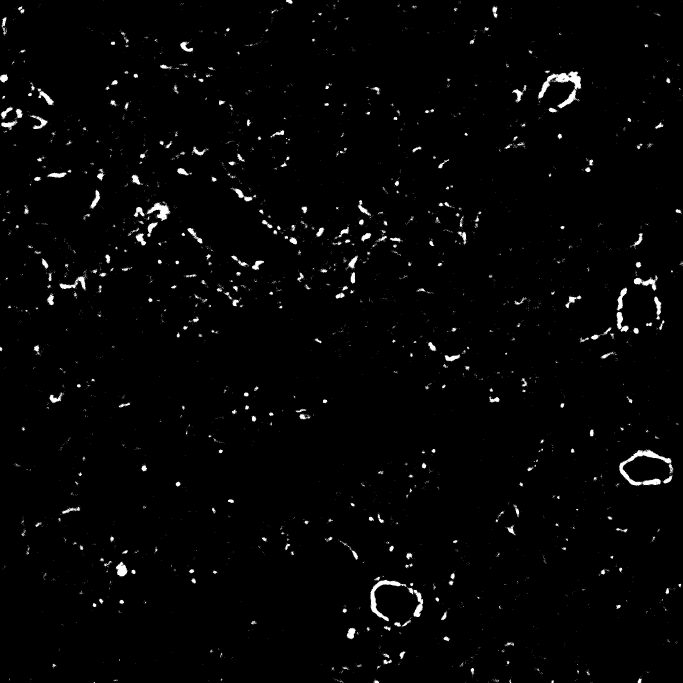
#> input picture chosen images/MASK_SK658 Slobe ch010147.jpg, 2048 x 2048 px, found by its file name (shown at 1/3 size)
$ python main_example.py
#> lines starting #> are read from the running program, lines starting #| are printed output that depends on the picture; after the words box and inside, x2 and y2 are one past the last pixel; in counts of white or black regions, pixels touching at a corner belong together
'''Module 3: count black and white pixels and compute the percentage of white pixels in a .jpg image and extrapolate points'''
try:
    from termcolor import colored
except ModuleNotFoundError:
    def colored(text, *_args, **_kwargs):
        return str(text)
try:
    import cv2
except ModuleNotFoundError as e:
    raise ModuleNotFoundError(
        "Missing dependency: OpenCV. Install it with:\n"
        "  pip install opencv-python\n"
        "If you're in Jupyter, run:\n"
        "  import sys; !{sys.executable} -m pip install opencv-python"
    ) from e
import numpy as np
import matplotlib.pyplot as plt
from scipy.interpolate import interp1d
import pandas as pd

# Load the images you want to analyze

filenames = [
    r"C:\Users\willm\OneDrive - University of Virginia\Will M\Undergraduate Research Courses-Grants\05_Spring_2026\Computational_Biomedical_BME_2315\Module-3-Fibrosis\chosen images\MASK_SK658 Slobe ch010147.jpg",
    r"C:\Users\willm\\OneDrive - University of Virginia\Will M\Undergraduate Research Courses-Grants\05_Spring_2026\Computational_Biomedical_BME_2315\Module-3-Fibrosis\chosen images\MASK_SK658 Slobe ch010149.jpg",
    r"C:\Users\willm\\OneDrive - University of Virginia\Will M\Undergraduate Research Courses-Grants\05_Spring_2026\Computational_Biomedical_BME_2315\Module-3-Fibrosis\chosen images\MASK_SK658 Slobe ch010156.jpg",
    r"C:\Users\willm\\OneDrive - University of Virginia\Will M\Undergraduate Research Courses-Grants\05_Spring_2026\Computational_Biomedical_BME_2315\Module-3-Fibrosis\chosen images\MASK_SK658 Slobe ch010157.jpg",
    r"C:\Users\willm\\OneDrive - University of Virginia\Will M\Undergraduate Research Courses-Grants\05_Spring_2026\Computational_Biomedical_BME_2315\Module-3-Fibrosis\chosen images\MASK_SK658 Slobe ch010158.jpg",
    r"C:\Users\willm\\OneDrive - University of Virginia\Will M\Undergraduate Research Courses-Grants\05_Spring_2026\Computational_Biomedical_BME_2315\Module-3-Fibrosis\chosen images\MASK_SK658 Slobe ch010159.jpg"
]

# Enter the depth of each image (in the same order that the images are listed above; you can find these in the .csv file provided to you which is tilted: "Filenames and Depths for Students")

depths = [
    3000,  # ch010147
    3350,  # ch010149
    330,   # ch010156
    750,   # ch010157
    920,   # ch010158
    860    # ch010159
]

# Make the lists that will be used

images = []
white_counts = []
black_counts = []
white_percents = []

# Build the list of all the images you are analyzing

for filename in filenames:
    img = cv2.imread(filename, cv2.IMREAD_GRAYSCALE)
#> img is the input picture: shape (2048, 2048); min 0, max 255, mean 4.9
    if img is None:
        raise FileNotFoundError(f"Could not read image file: {filename}")
    images.append(img)

# For each image (until the end of the list of images), calculate the number of black and white pixels and make a list that contains this information for each filename.

for x in range(len(filenames)):
    _, binary = cv2.threshold(images[x], 127, 255, cv2.THRESH_BINARY)

    white = cv2.countNonZero(binary)
    black = binary.size - white

    white_counts.append(white)
    black_counts.append(black)
#> this loop made 6 passes
#> pass 1, `_, binary = cv2.threshold(images[x], 127, 255, cv2.THRESH_BINARY)`:
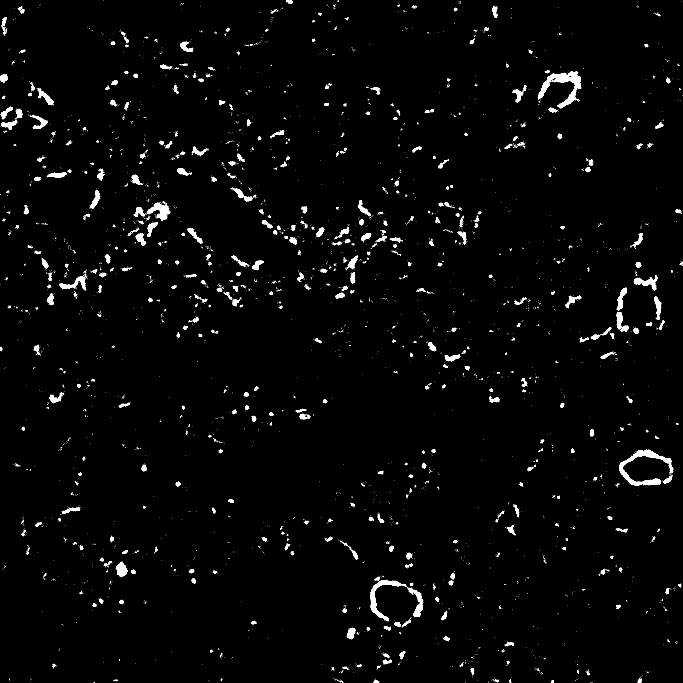
#> binary: shape (2048, 2048) (shown at 1/3 size); 1.9% white; 4950 white regions (4499 under 20 px), largest, box (x1, y1, x2, y2) and area: (1614, 213, 1744, 326) 4232, (1857, 1349, 2021, 1457) 4009, (1111, 1739, 1220, 1864) 2529
#> pass 2, `_, binary = cv2.threshold(images[x], 127, 255, cv2.THRESH_BINARY)`:
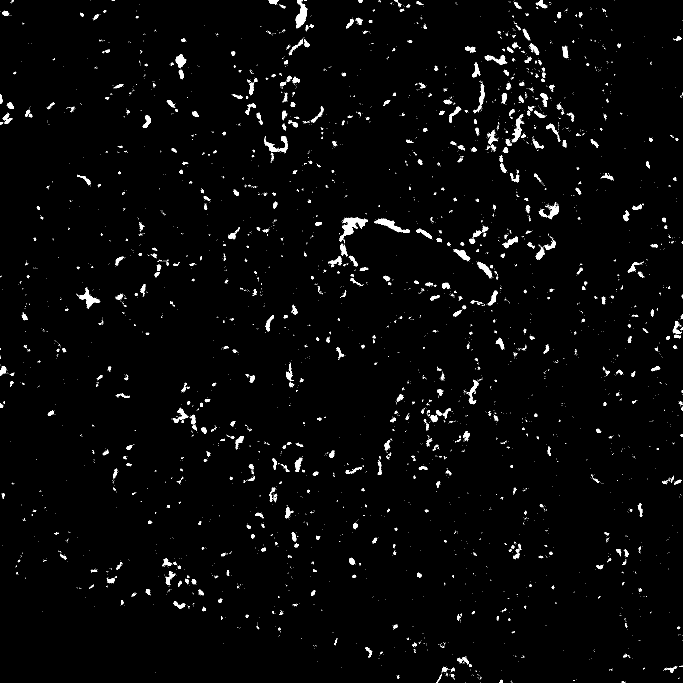
#> binary: shape (2048, 2048) (shown at 1/3 size); 2% white; 4970 white regions (4357 under 20 px), largest, box (x1, y1, x2, y2) and area: (1018, 652, 1104, 725) 2091, (887, 0, 922, 85) 1555, (1123, 656, 1230, 699) 1354
#> pass 3, `_, binary = cv2.threshold(images[x], 127, 255, cv2.THRESH_BINARY)`:
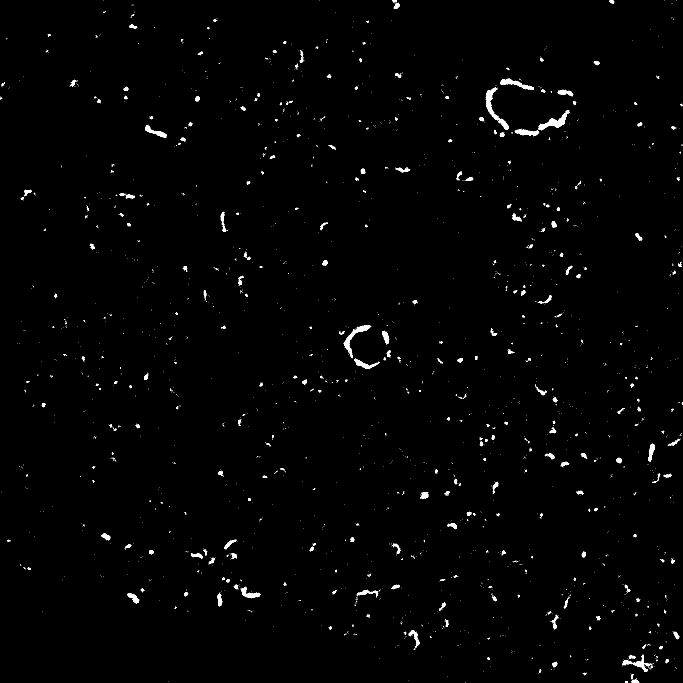
#> binary: shape (2048, 2048) (shown at 1/3 size); 0.91% white; 2691 white regions (2414 under 20 px), largest, box (x1, y1, x2, y2) and area: (1457, 262, 1527, 389) 1857, (1615, 339, 1700, 391) 1497, (1031, 976, 1112, 1074) 1460
#> after the loop:
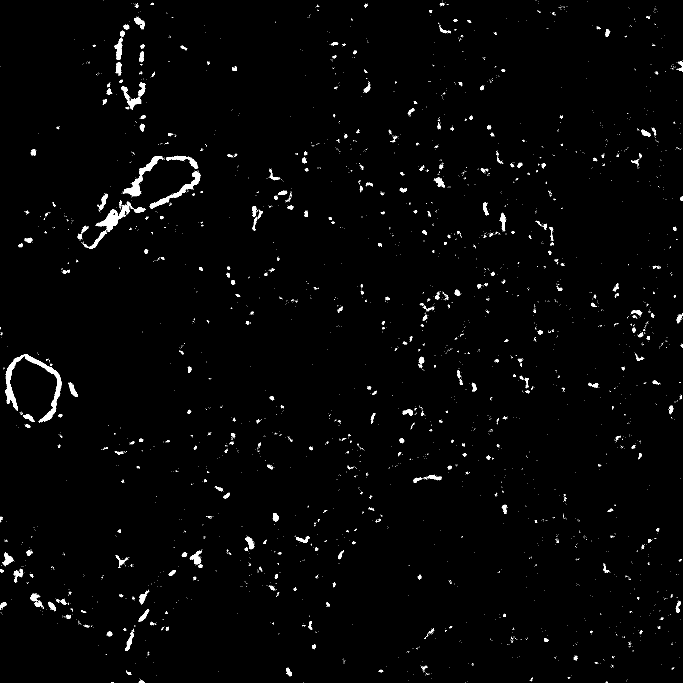
#> binary: shape (2048, 2048) (shown at 1/3 size); 1.4% white; 3997 white regions (3617 under 20 px), largest, box (x1, y1, x2, y2) and area: (71, 1062, 186, 1268) 3304, (368, 468, 487, 590) 2635, (287, 614, 388, 695) 2526

# Print the number of white and black pixels in each image.

print(colored("Counts of pixel by color in each image", "yellow"))
for x in range(len(filenames)):
    print(colored(f"White pixels in image {x}: {white_counts[x]}", "white"))
    print(colored(f"Black pixels in image {x}: {black_counts[x]}", "black"))
    print()

# Calculate the percentage of pixels in each image that are white and make a list that contains these percentages for each filename

for x in range(len(filenames)):
    white_percent = (
        100 * (white_counts[x] / (black_counts[x] + white_counts[x])))
    white_percents.append(white_percent)

# Print the filename (on one line in red font), and below that line print the percent white pixels and depth into the lung where the image was obtained

print(colored("Percent white px:", "yellow"))
for x in range(len(filenames)):
    print(colored(f'{filenames[x]}:', "red"))
    print(f'{white_percents[x]}% White | Depth: {depths[x]} microns')
    print()

'''Write your data to a .csv file'''

# Create a DataFrame that includes the filenames, depths, and percentage of white pixels
df = pd.DataFrame({
    'Filenames': filenames,
    'Depths': depths,
    'White percents': white_percents
})

# Write that DataFrame to a .csv file

df.to_csv('Percent_White_Pixels.csv', index=False)

print("The .csv file 'Percent_White_Pixels.csv' has been created.")

'''the .csv writing subroutine ends here'''


##############
# LECTURE 2: UNCOMMENT BELOW


# Interpolate a point: given a depth, find the corresponding white pixel percentage

interpolate_depth = float(input(colored("Enter the depth at which you want to interpolate a point (in microns): ", "yellow")))
#> the answer given: 3

x = np.array(depths, dtype=float)
y = np.array(white_percents, dtype=float)

order = np.argsort(x)
x = x[order]
y = y[order]

# You can also use 'quadratic', 'cubic', etc.
i = interp1d(x, y, kind='linear', bounds_error=False, fill_value=np.nan)
interpolate_point = float(i(interpolate_depth))
print(colored(f'The interpolated point is at the x-coordinate {interpolate_depth} and y-coordinate {interpolate_point}.', "green"))

depths_i = [float(d) for d in depths]
depths_i.append(interpolate_depth)
white_percents_i = white_percents[:]
white_percents_i.append(interpolate_point)

order_i = np.argsort(np.array(depths_i, dtype=float))
depths_i = [depths_i[j] for j in order_i]
white_percents_i = [white_percents_i[j] for j in order_i]

# make two plots: one that doesn't contain the interpolated point, just the data calculated from your images, and one that also contains the interpolated point (shown in red)
fig, axs = plt.subplots(2, 1)

axs[0].plot(depths, white_percents, marker='o', linestyle='-', color='blue')
axs[0].set_title('Plot of depth of image vs percentage white pixels')
axs[0].set_xlabel('depth of image (in microns)')
axs[0].set_ylabel('white pixels as a percentage of total pixels')
axs[0].grid(True)


axs[1].plot(depths_i, white_percents_i, marker='o', linestyle='-', color='blue')
axs[1].set_title('Plot of depth of image vs percentage white pixels with interpolated point (in red)')
axs[1].set_xlabel('depth of image (in microns)')
axs[1].set_ylabel('white pixels as a percentage of total pixels')
axs[1].grid(True)
axs[1].scatter(interpolate_depth, interpolate_point, color='red', s=100, label='Highlighted point')
axs[1].legend()

# Adjust layout to prevent overlap
plt.tight_layout()
plt.show()
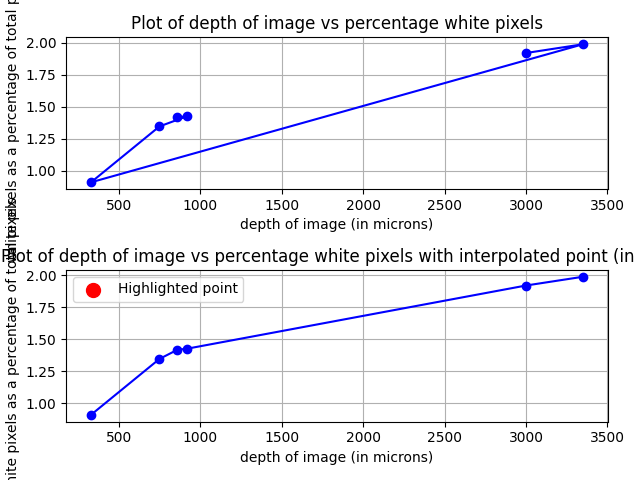
#> figure drawn by matplotlib, 2 panels
